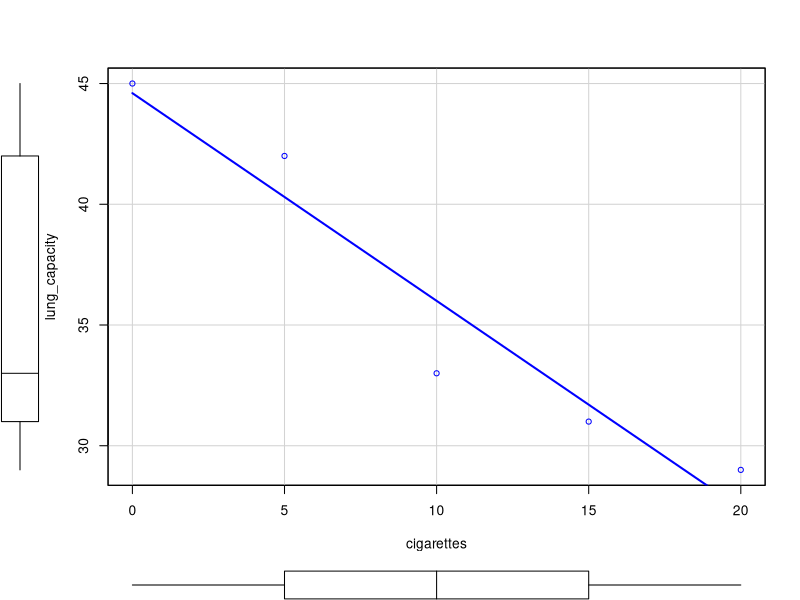
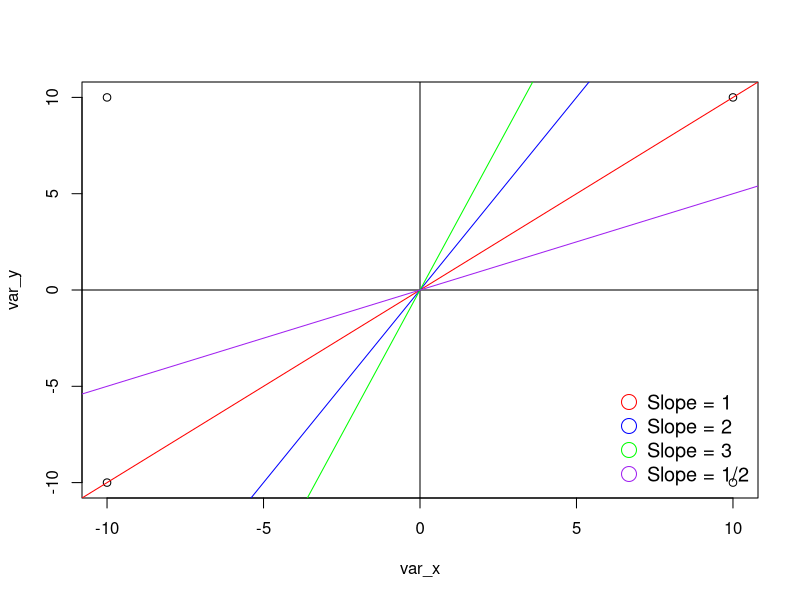
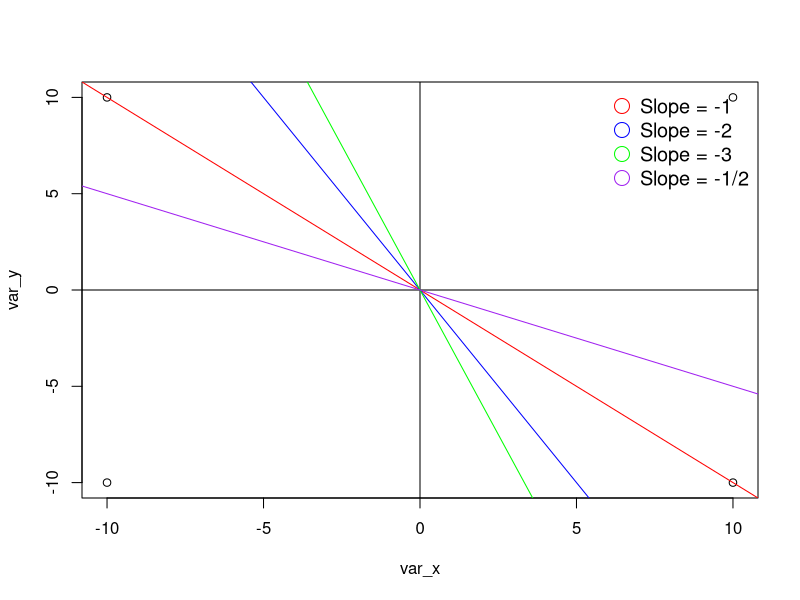
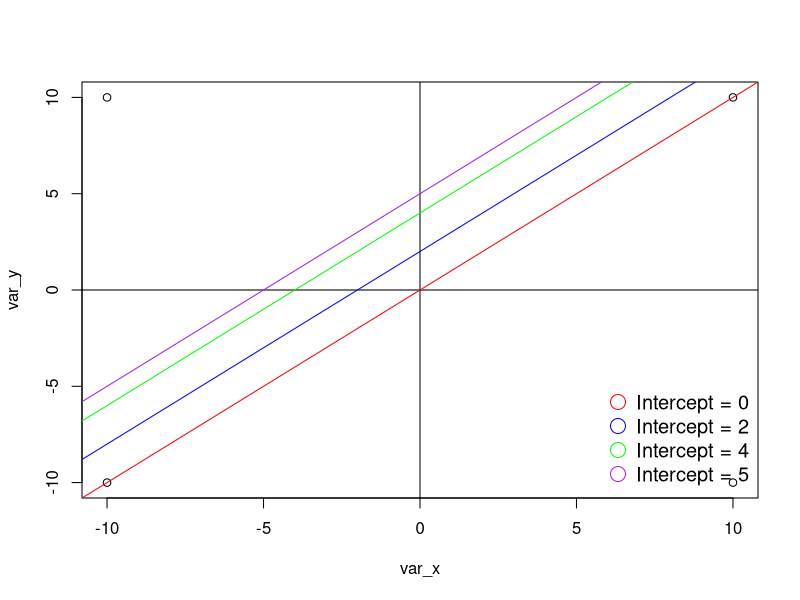
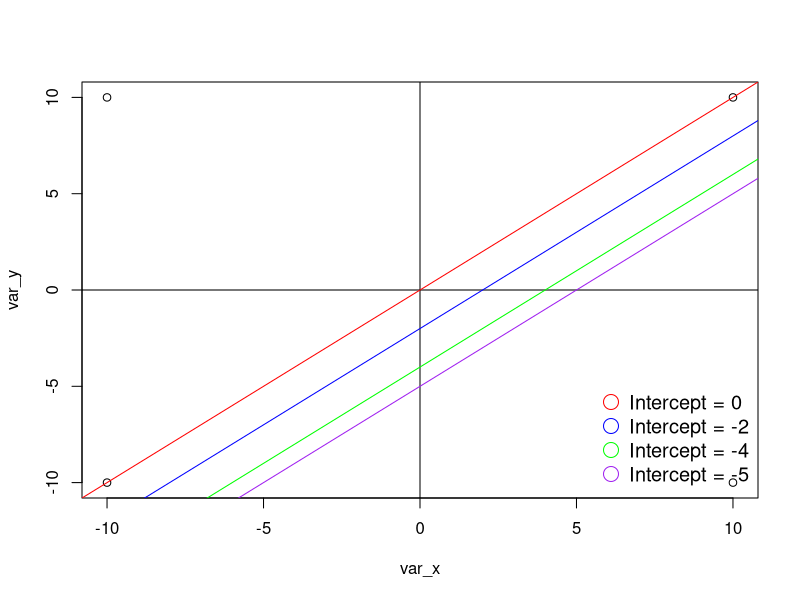
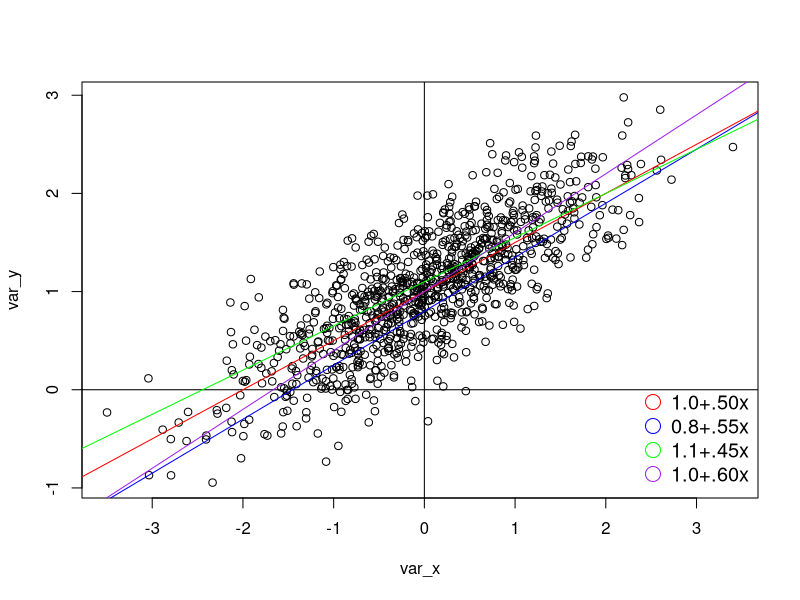
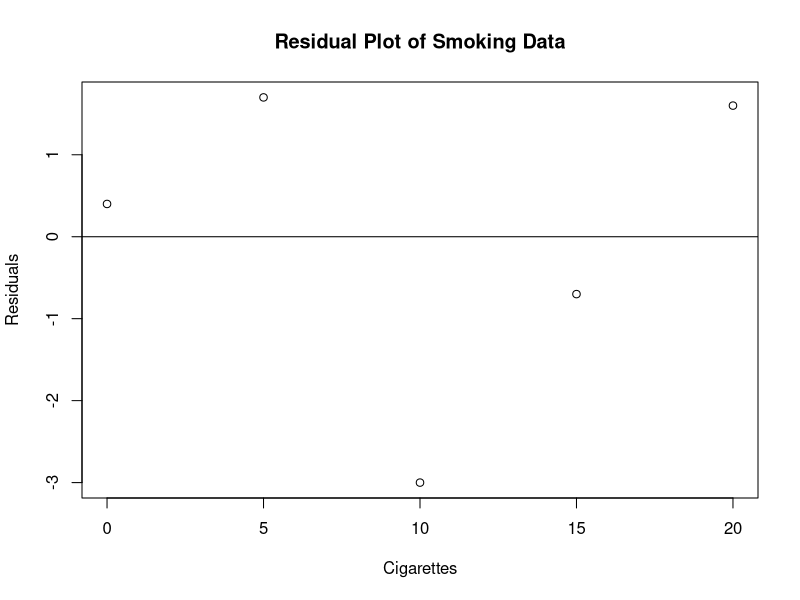
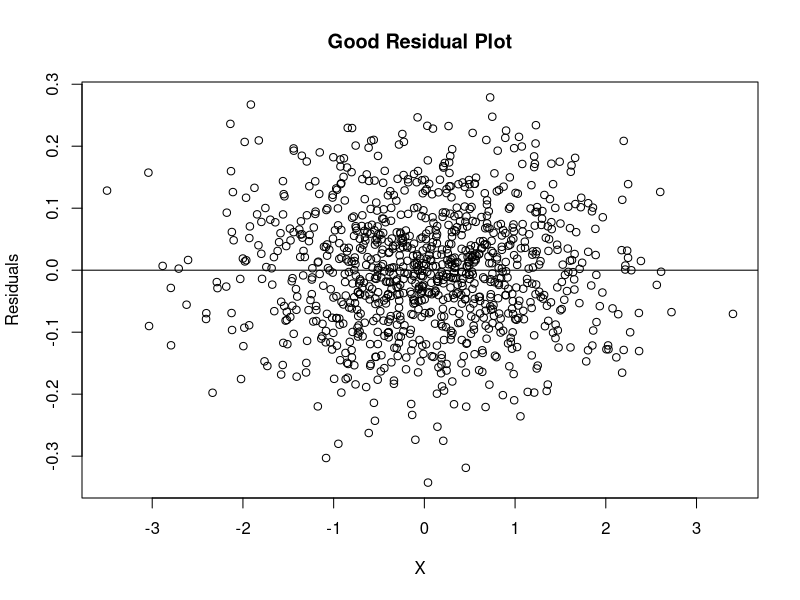

Recreate these plots in R, in order.
## ---- chunk 1
knitr::opts_chunk$set(echo = FALSE,out.width="75%", fig.align = "center",fig.retina = 2,
                      tidy.opts=list(width.cutoff = 120),  # For code
                      options(width = 120), # For output)
                       message=FALSE, warning=FALSE)  

## ---- chunk 2
library(knitr);library(kableExtra);library(dplyr)
# Create Data Frame
smoking=data.frame(cigarettes=c(0,5,10,15,20),lung_capacity=c(45,42,33,31,29))

kable(smoking)%>%
  kable_styling(bootstrap_options = c("striped", "hover"))
## ---- chunk 3
library(car)
scatterplot(lung_capacity~cigarettes,data=smoking)
## ---- chunk 4
var_y=c(10,-10,-10,10)
var_x=c(-10,-10,10,10)
plot(x=var_x,y=var_y)
#abline(0,0,col="black")
abline(v=0,h=0,col="black")
abline(0,1,col="red")
abline(0,2,col="blue")
abline(0,3,col="green")
abline(0,1/2,col="purple")
legend("bottomright", 
  legend = c("Slope = 1", "Slope = 2", "Slope = 3","Slope = 1/2"), 
  col = c("red","blue","green","purple"), 
  pch = 1, 
  bty = "n", 
  pt.cex = 2, 
  cex = 1.2, 
  text.col = "black", 
  horiz = F )#, 
  #inset = c(0.1, 0.1))
## ---- chunk 5
var_y=c(10,-10,-10,10)
var_x=c(-10,-10,10,10)
plot(x=var_x,y=var_y)
#abline(0,0,col="black")
abline(v=0,h=0,col="black")
abline(0,-1,col="red")
abline(0,-2,col="blue")
abline(0,-3,col="green")
abline(0,-1/2,col="purple")
legend("topright", 
  legend = c("Slope = -1", "Slope = -2", "Slope = -3","Slope = -1/2"), 
  col = c("red","blue","green","purple"), 
  pch = 1, 
  bty = "n", 
  pt.cex = 2, 
  cex = 1.2, 
  text.col = "black", 
  horiz = F )#, 
  #inset = c(0.1, 0.1))
## ---- chunk 6
var_y=c(10,-10,-10,10)
var_x=c(-10,-10,10,10)
plot(x=var_x,y=var_y)
#abline(0,0,col="black")
abline(v=0,h=0,col="black")
abline(0,1,col="red")
abline(2,1,col="blue")
abline(4,1,col="green")
abline(5,1,col="purple")
legend("bottomright", 
  legend = c("Intercept = 0", "Intercept = 2", "Intercept = 4","Intercept = 5"), 
  col = c("red","blue","green","purple"), 
  pch = 1, 
  bty = "n", 
  pt.cex = 2, 
  cex = 1.2, 
  text.col = "black", 
  horiz = F )#, 
  #inset = c(0.1, 0.1))
## ---- chunk 7
var_y=c(10,-10,-10,10)
var_x=c(-10,-10,10,10)
plot(x=var_x,y=var_y)
#abline(0,0,col="black")
abline(v=0,h=0,col="black")
abline(0,1,col="red")
abline(-2,1,col="blue")
abline(-4,1,col="green")
abline(-5,1,col="purple")
legend("bottomright", 
  legend = c("Intercept = 0", "Intercept = -2", "Intercept = -4","Intercept = -5"), 
  col = c("red","blue","green","purple"), 
  pch = 1, 
  bty = "n", 
  pt.cex = 2, 
  cex = 1.2, 
  text.col = "black", 
  horiz = F )#, 
  #inset = c(0.1, 0.1))
## ---- chunk 8
set.seed(5)
var_x=rnorm(1000)
var_y=var_x*.5+rnorm(1000,1,.4)

plot(x=var_x,y=var_y)
#abline(0,0,col="black")
abline(v=0,h=0,col="black")
abline(1.0,.50,col="red")
abline(0.8,.55,col="blue")
abline(1.1,.45,col="green")
abline(1.0,.60,col="purple")
legend("bottomright", 
  legend = c("1.0+.50x", "0.8+.55x", "1.1+.45x","1.0+.60x"), 
  col = c("red","blue","green","purple"), 
  pch = 1, 
  bty = "n", 
  pt.cex = 2, 
  cex = 1.2, 
  text.col = "black", 
  horiz = F )#, 
  #inset = c(0.1, 0.1))
## ---- chunk 9
# Recall 
(smoke_regression=lm(lung_capacity~cigarettes,data=smoking))
prediction <- data.frame(cigarettes = 5)

# Predicted Lung Capacity for 5 Cigarettes
(yhat=predict(smoke_regression,prediction))

# Actual Lung Capacity for 5
(yact= smoking$lung_capacity[smoking$cigarettes==5])

#Difference is the Residual
yact-yhat


# Get the Residuals for all the values
(smoke_regression.resid=resid(smoke_regression))

# Ploting 
plot(smoking$cigarettes, smoke_regression.resid, 
ylab="Residuals", xlab="Cigarettes", 
main="Residual Plot of Smoking Data") 
abline(0, 0)
## ---- chunk 10
set.seed(5)
var_x=rnorm(1000)
var_y=var_x*.5+rnorm(1000,1,.1)
regressionxy=lm(var_y~var_x)

regressionxy.resid=resid(regressionxy)

# Ploting 
plot(var_x, regressionxy.resid, 
ylab="Residuals", xlab="X", 
main="Good Residual Plot") 
abline(0, 0)
## ---- chunk 11
eruption.lm = lm(eruptions ~ waiting, data=faithful) 
eruption.res = resid(eruption.lm)

plot(faithful$waiting, eruption.res, ylab="Residuals", xlab="Waiting Time", main="Old Faithful Eruptions") 
abline(0, 0)    
